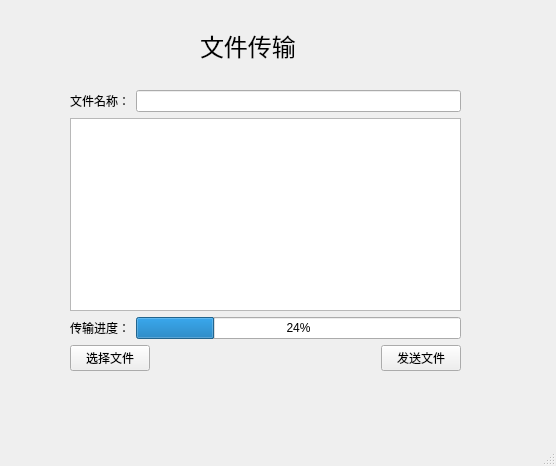
<?xml version="1.0" encoding="UTF-8"?>
<ui version="4.0">
 <class>fileSendWidget</class>
 <widget class="QMainWindow" name="fileSendWidget">
  <property name="geometry">
   <rect>
    <x>0</x>
    <y>0</y>
    <width>556</width>
    <height>466</height>
   </rect>
  </property>
  <property name="windowTitle">
   <string>MainWindow</string>
  </property>
  <widget class="QWidget" name="centralwidget">
   <widget class="QLabel" name="label_3">
    <property name="geometry">
     <rect>
      <x>200</x>
      <y>10</y>
      <width>121</width>
      <height>71</height>
     </rect>
    </property>
    <property name="font">
     <font>
      <family>Adobe 宋体 Std L</family>
      <pointsize>18</pointsize>
     </font>
    </property>
    <property name="text">
     <string>文件传输</string>
    </property>
    <property name="textFormat">
     <enum>Qt::AutoText</enum>
    </property>
    <property name="scaledContents">
     <bool>false</bool>
    </property>
   </widget>
   <widget class="QWidget" name="">
    <property name="geometry">
     <rect>
      <x>70</x>
      <y>90</y>
      <width>391</width>
      <height>281</height>
     </rect>
    </property>
    <layout class="QVBoxLayout" name="verticalLayout">
     <item>
      <layout class="QHBoxLayout" name="horizontalLayout">
       <item>
        <widget class="QLabel" name="label">
         <property name="text">
          <string>文件名称：</string>
         </property>
        </widget>
       </item>
       <item>
        <widget class="QLineEdit" name="lineEdit"/>
       </item>
      </layout>
     </item>
     <item>
      <widget class="QTextEdit" name="textEdit"/>
     </item>
     <item>
      <layout class="QHBoxLayout" name="horizontalLayout_2">
       <item>
        <widget class="QLabel" name="label_2">
         <property name="text">
          <string>传输进度：</string>
         </property>
        </widget>
       </item>
       <item>
        <widget class="QProgressBar" name="progressBar">
         <property name="value">
          <number>24</number>
         </property>
        </widget>
       </item>
      </layout>
     </item>
     <item>
      <layout class="QHBoxLayout" name="horizontalLayout_3">
       <item>
        <widget class="QPushButton" name="pushButtonSelect">
         <property name="text">
          <string>选择文件</string>
         </property>
        </widget>
       </item>
       <item>
        <spacer name="horizontalSpacer">
         <property name="orientation">
          <enum>Qt::Horizontal</enum>
         </property>
         <property name="sizeHint" stdset="0">
          <size>
           <width>78</width>
           <height>20</height>
          </size>
         </property>
        </spacer>
       </item>
       <item>
        <widget class="QPushButton" name="pushButtonsend">
         <property name="text">
          <string>发送文件</string>
         </property>
        </widget>
       </item>
      </layout>
     </item>
    </layout>
   </widget>
  </widget>
  <widget class="QMenuBar" name="menubar">
   <property name="geometry">
    <rect>
     <x>0</x>
     <y>0</y>
     <width>556</width>
     <height>26</height>
    </rect>
   </property>
  </widget>
  <widget class="QStatusBar" name="statusbar"/>
 </widget>
 <resources/>
 <connections/>
</ui>
